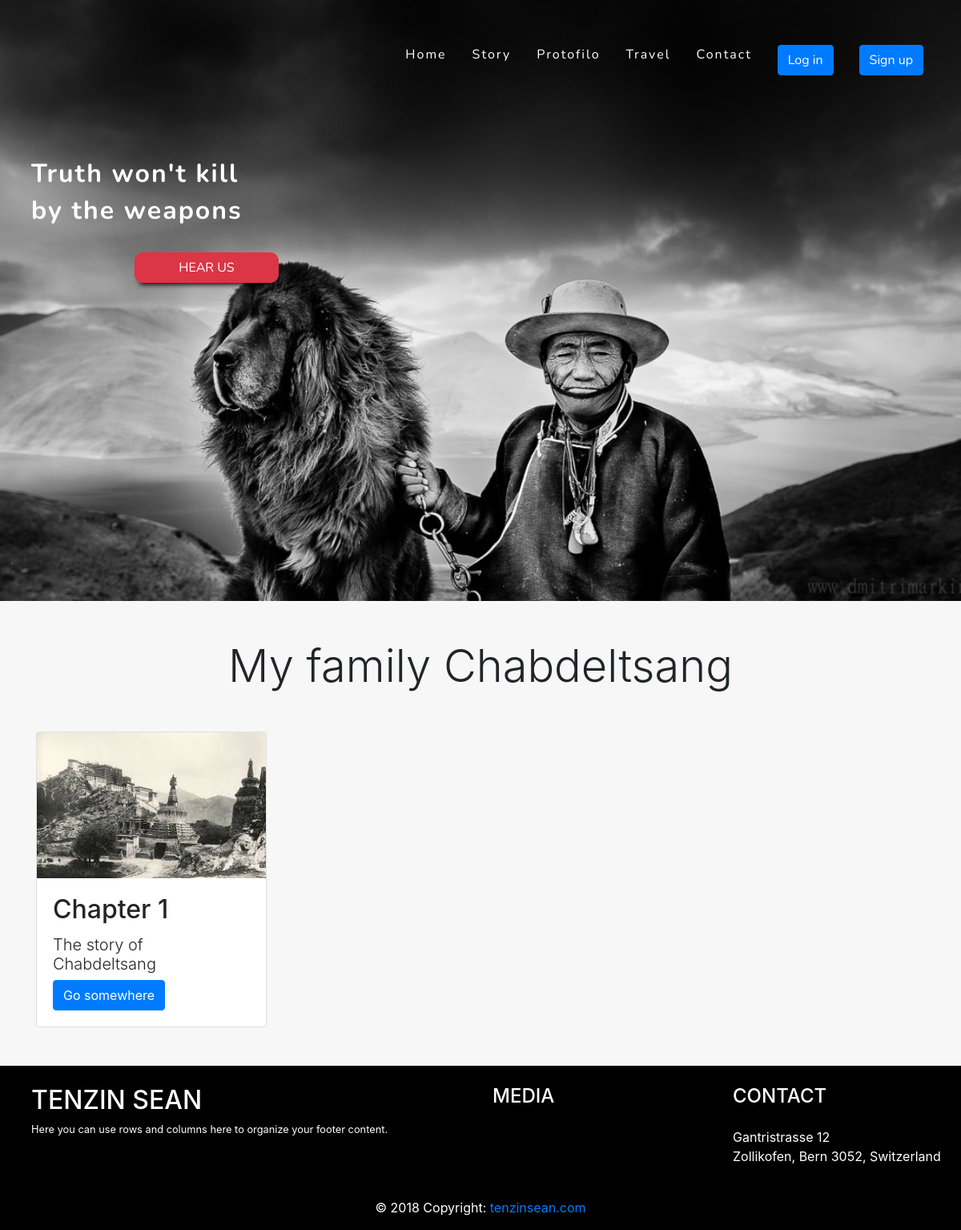
/family/, run on the app's committed database.
### baseblog/models.py (models this page shows, shortened)
class Family(models.Model):
    chaptre1 = models.CharField(max_length=255)
    title_chap1 = models.CharField(max_length=255)
    contenu1 = models.TextField()
    pic_two = models.ImageField(upload_to = 'pic_folder/')

### baseblog/views.py (the view)
# urls.py: path('family/', FamilyStory.as_view(), name='family'),
class FamilyStory(ListView):
    model = Family
    template_name = 'Chabdeltsang/chaptre.html'

### baseblog/templates/Chabdeltsang/chaptre.html (shortened to what this page needs)
{% extends "base.html" %}
{% block content %}
<h2 class="display-4 text-center mt-5 mb-5">My family Chabdeltsang</h2>
{% for post in object_list %}
<div class="container mt-4 mb-5">
  <div class="row">
    <div class="col">
      <div class="card" style="width: 18rem;">
        <img class="card-img-top" src="{{ post.pic_two.url }}" alt="Card image cap" width="298px">
        <div class="card-body">
          <h2 class="card-title">{{ post.chaptre1 }}</h2>
          <h4 class="lead">{{ post.title_chap1 }}</h4>
          <a href="{% url "chabChap1" %}" class="btn btn-primary">Go somewhere</a>
        </div>
      </div>
    </div>
  </div>
</div>
{% endfor %}
{% endblock %}

### baseblog/static/css/firstPage.css (style rules this page uses)
body, html { background-color: #f7f7f7; }

### data on the page
Family: pic_two (picture), chaptre1 "Chapter 1", title_chap1 "The story of Chabdeltsang"
